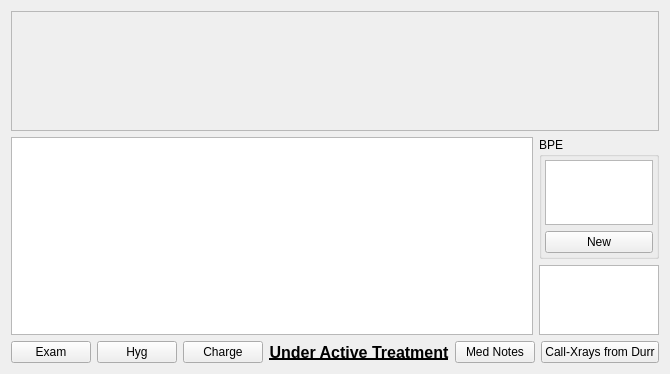
                 <widget class="QWidget" name="scrollAreaWidgetContents_9" >
                  <property name="geometry" >
                   <rect>
                    <x>0</x>
                    <y>0</y>
                    <width>664</width>
                    <height>373</height>
                   </rect>
                  </property>
                  <layout class="QGridLayout" name="gridLayout_4" >
                   <item row="0" column="0" colspan="2" >
                    <widget class="QFrame" name="staticSummaryPanel" >
                     <property name="minimumSize" >
                      <size>
                       <width>0</width>
                       <height>120</height>
                      </size>
                     </property>
                     <property name="maximumSize" >
                      <size>
                       <width>16777215</width>
                       <height>180</height>
                      </size>
                     </property>
                     <property name="font" >
                      <font>
                       <pointsize>10</pointsize>
                      </font>
                     </property>
                     <property name="autoFillBackground" >
                      <bool>false</bool>
                     </property>
                     <property name="frameShape" >
                      <enum>QFrame::StyledPanel</enum>
                     </property>
                     <property name="frameShadow" >
                      <enum>QFrame::Raised</enum>
                     </property>
                    </widget>
                   </item>
                   <item rowspan="2" row="1" column="0" >
                    <widget class="QTextBrowser" name="notesSummary_textBrowser" />
                   </item>
                   <item row="1" column="1" >
                    <widget class="QGroupBox" name="bpe_groupBox" >
                     <property name="sizePolicy" >
                      <sizepolicy vsizetype="Preferred" hsizetype="Fixed" >
                       <horstretch>0</horstretch>
                       <verstretch>0</verstretch>
                      </sizepolicy>
                     </property>
                     <property name="maximumSize" >
                      <size>
                       <width>120</width>
                       <height>16777215</height>
                      </size>
                     </property>
                     <property name="title" >
                      <string>BPE</string>
                     </property>
                     <layout class="QVBoxLayout" name="verticalLayout_8" >
                      <property name="margin" >
                       <number>3</number>
                      </property>
                      <item>
                       <widget class="QTextBrowser" name="bpe_textBrowser" >
                        <property name="minimumSize" >
                         <size>
                          <width>0</width>
                          <height>0</height>
                         </size>
                        </property>
                        <property name="maximumSize" >
                         <size>
                          <width>16777215</width>
                          <height>65</height>
                         </size>
                        </property>
                        <property name="verticalScrollBarPolicy" >
                         <enum>Qt::ScrollBarAlwaysOff</enum>
                        </property>
                        <property name="horizontalScrollBarPolicy" >
                         <enum>Qt::ScrollBarAlwaysOff</enum>
                        </property>
                       </widget>
                      </item>
                      <item>
                       <widget class="QPushButton" name="newBPE_pushButton" >
                        <property name="sizePolicy" >
                         <sizepolicy vsizetype="Minimum" hsizetype="Minimum" >
                          <horstretch>0</horstretch>
                          <verstretch>0</verstretch>
                         </sizepolicy>
                        </property>
                        <property name="text" >
                         <string>New</string>
                        </property>
                       </widget>
                      </item>
                     </layout>
                    </widget>
                   </item>
                   <item row="2" column="1" >
                    <widget class="QTextBrowser" name="planSummary_textBrowser" >
                     <property name="sizePolicy" >
                      <sizepolicy vsizetype="Expanding" hsizetype="Minimum" >
                       <horstretch>0</horstretch>
                       <verstretch>0</verstretch>
                      </sizepolicy>
                     </property>
                     <property name="maximumSize" >
                      <size>
                       <width>120</width>
                       <height>16777215</height>
                      </size>
                     </property>
                    </widget>
                   </item>
                   <item row="3" column="0" colspan="2" >
                    <layout class="QHBoxLayout" name="horizontalLayout_13" >
                     <item>
                      <widget class="QPushButton" name="exampushButton" >
                       <property name="maximumSize" >
                        <size>
                         <width>16777215</width>
                         <height>28</height>
                        </size>
                       </property>
                       <property name="text" >
                        <string>Exam</string>
                       </property>
                      </widget>
                     </item>
                     <item>
                      <widget class="QPushButton" name="hygWizard_pushButton" >
                       <property name="text" >
                        <string>Hyg</string>
                       </property>
                      </widget>
                     </item>
                     <item>
                      <widget class="QPushButton" name="charge_pushButton" >
                       <property name="text" >
                        <string>Charge</string>
                       </property>
                      </widget>
                     </item>
                     <item>
                      <widget class="QLabel" name="underTreatment_label_2" >
                       <property name="font" >
                        <font>
                         <pointsize>12</pointsize>
                         <weight>75</weight>
                         <bold>true</bold>
                         <underline>true</underline>
                        </font>
                       </property>
                       <property name="text" >
                        <string>Under Active Treatment</string>
                       </property>
                       <property name="alignment" >
                        <set>Qt::AlignCenter</set>
                       </property>
                      </widget>
                     </item>
                     <item>
                      <spacer name="horizontalSpacer_3" >
                       <property name="orientation" >
                        <enum>Qt::Horizontal</enum>
                       </property>
                       <property name="sizeHint" stdset="0" >
                        <size>
                         <width>28</width>
                         <height>17</height>
                        </size>
                       </property>
                      </spacer>
                     </item>
                     <item>
                      <widget class="QPushButton" name="medNotes_pushButton" >
                       <property name="text" >
                        <string>Med Notes</string>
                       </property>
                      </widget>
                     </item>
                     <item>
                      <widget class="QPushButton" name="callXrays_pushButton" >
                       <property name="text" >
                        <string>Call-Xrays from Durr</string>
                       </property>
                      </widget>
                     </item>
                    </layout>
                   </item>
                  </layout>
                 </widget>
